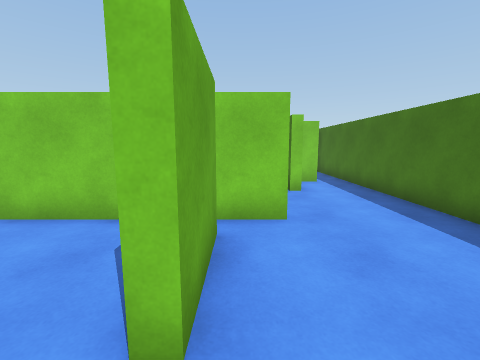
[1] (above)

24 first-person views from a walk through a Unity game level. The camera is 1.5 m above the floor, tilts 8° down and sees 90° across. The floor is counted in squares, 1 m on a side. Each view is taken from the middle of a square. On the plan, view 1 faces up. The plan holds only what a view shows up to about 13 squares ahead; the rest is blank.

[2]
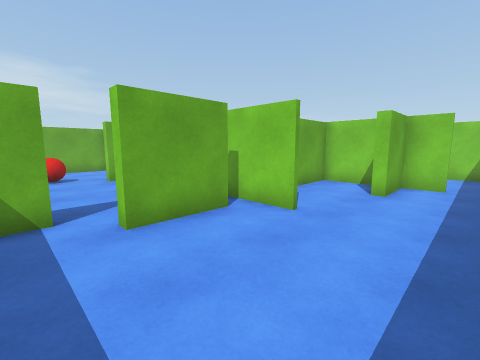

[3]
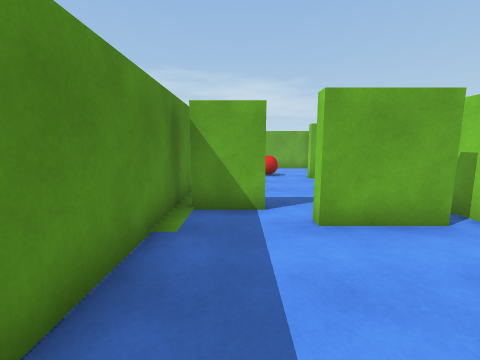

[4]
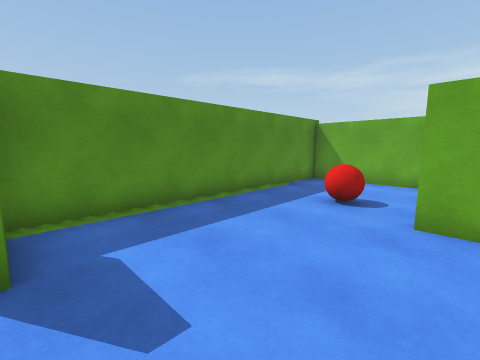

[5]
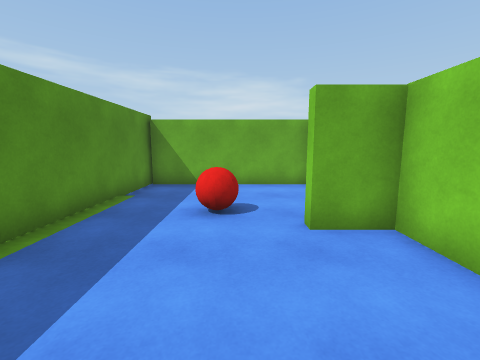

[6]
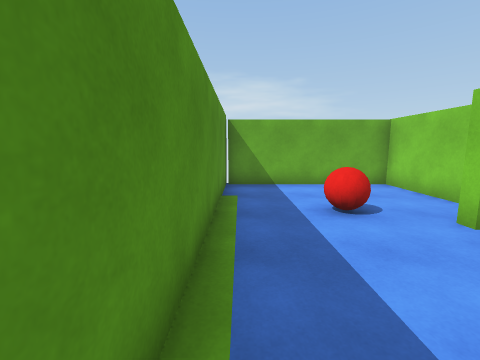

[7]
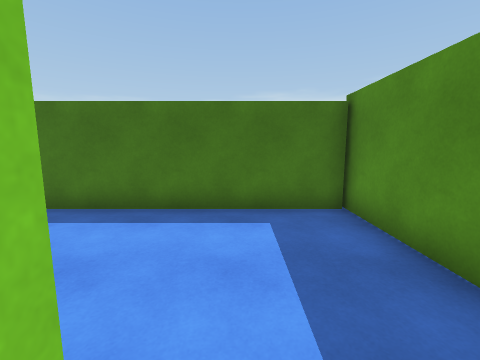

[8]
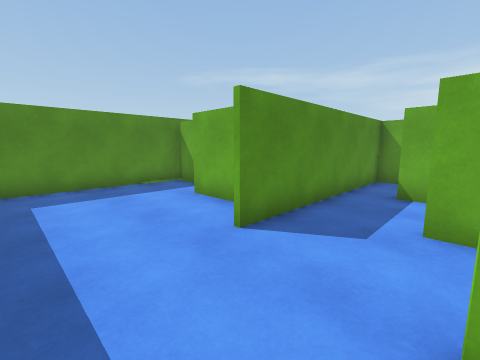

[9]
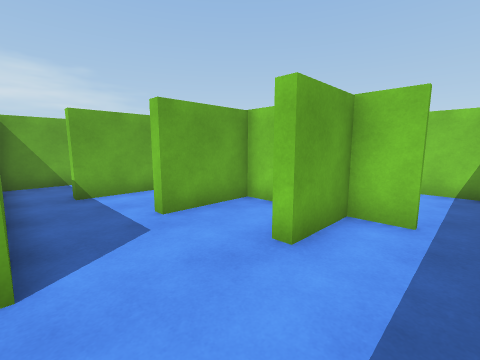

[10]
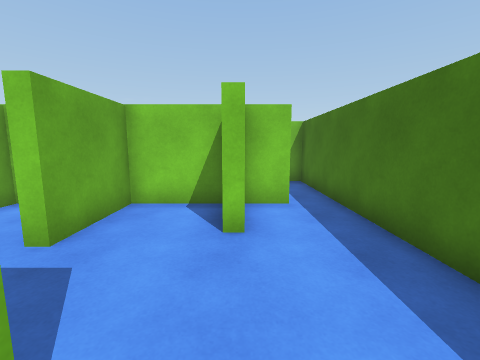

[11]
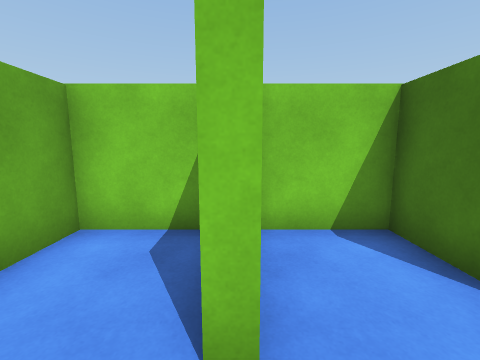

[12]
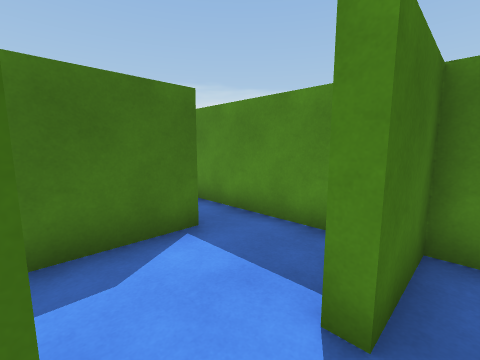

[13]
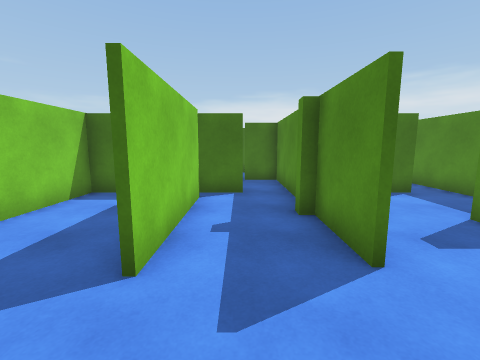

[14]
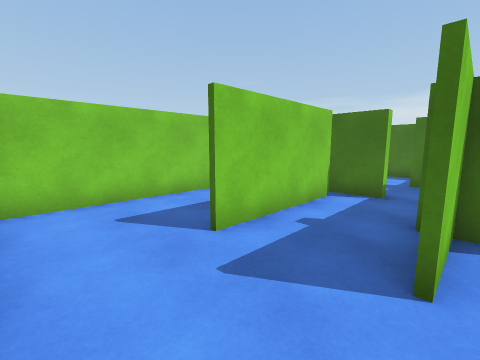

[15]
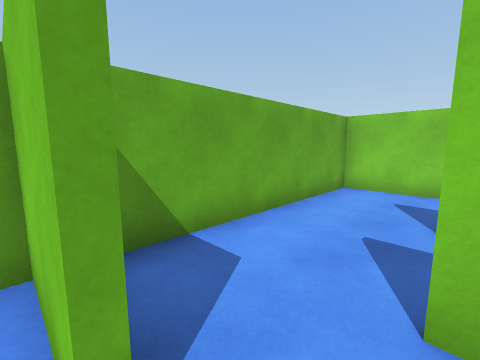

[16]
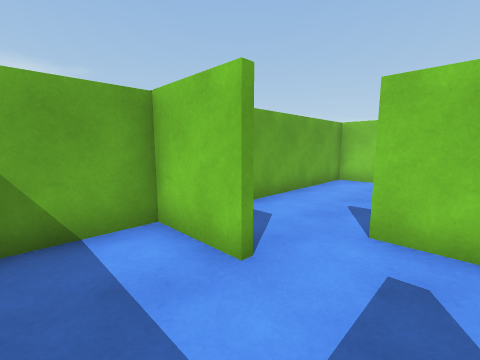

[17]
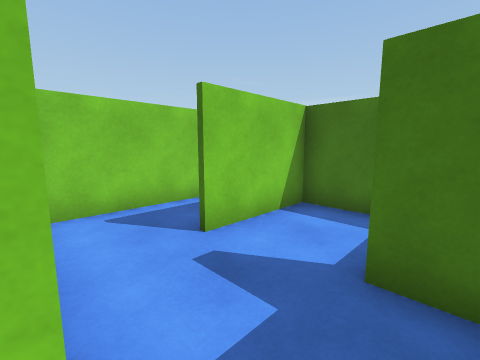

[18]
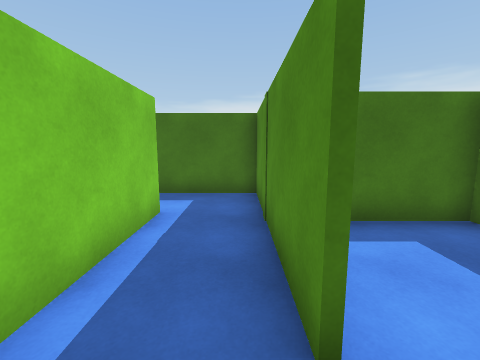

[19]
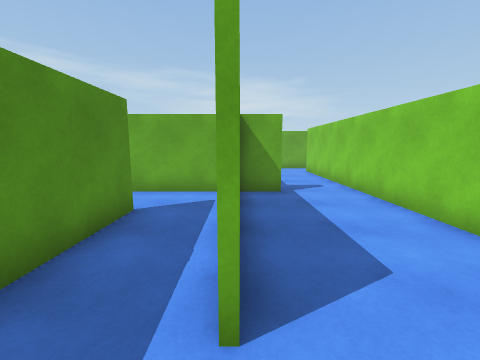

[20]
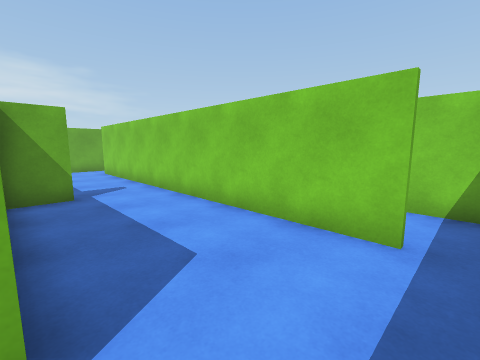

[21]
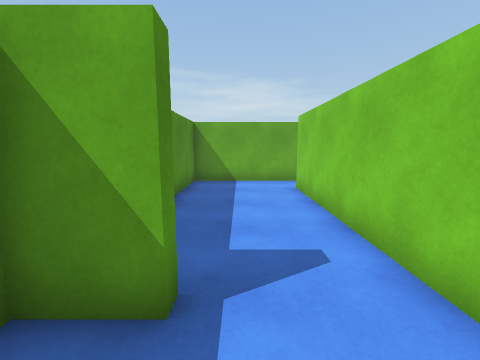

[22]
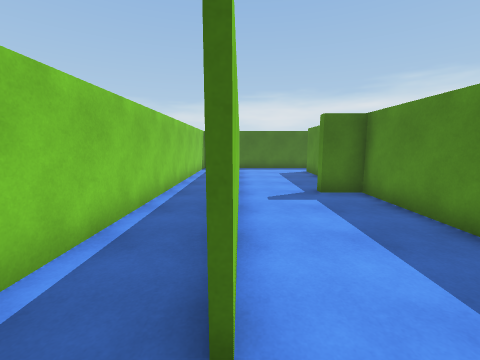

[23]
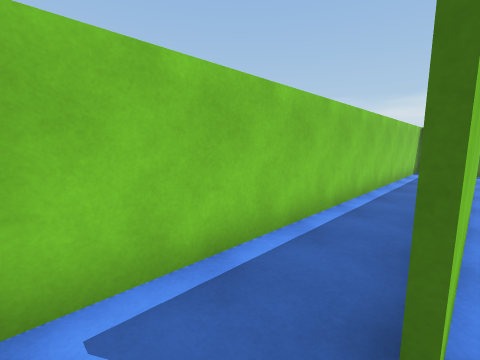

[24]
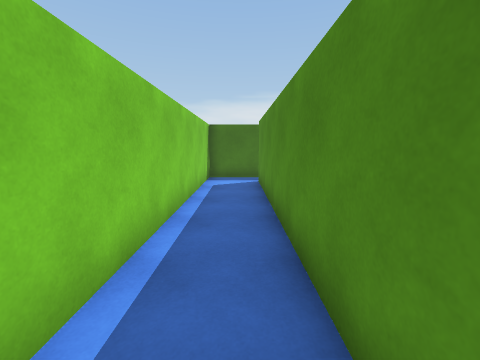

### Floor plan
Points are (right, up) in squares from view 1. A wall is a line through its corners. A room is listed if a view was taken in it or the views show most of it. See-through windows are left out.
Room 1 (views 1, 2, 3, 7, 8, 9, 10)
walls: (1, 4.8) (-1, 4.8); (-0.4, 4) (-0.4, 1.5) (-0.9, 1.5); (-0.5, 5) (1, 5); (-1.6, 0.6) (-1.6, -1.2); (1.8, 10.2) (-0.9, 10.2) (-0.9, 7.4); (3.4, 10.2) (2.1, 10.2) (2.1, 8.1) (1.7, 8.1) (1.7, 10.1); (-2.1, -1.5) (4.6, -1.5) (4.6, 9.4)
ways out: opening at (-1, 1) to room 2; gap at (-1, 4) to room 2; opening at (-1, 6.5) to room 3; opening at (4, 10) to room 9
Room 2 (views 4, 5, 6)
walls: (-7.2, 5) (-7.2, 3.3) (-7.6, 3.3); (-9.1, 4.8) (-12.4, 4.8) (-12.4, -1.5); (-1, 4.8) (-7.2, 4.8); (-12.8, -1.5) (-2.1, -1.5)
low walls: (-2, -1.1) (-2, 0.6)
ways out: opening at (-1, 1) to room 1; gap at (-1, 4) to room 1
objects: red ball (-9, 1) to (-8, 2)
Room 3 (view 11)
walls: (-0.9, 7.4) (-1.2, 7.4); (-4.5, 5) (-0.5, 5); (-1.6, 10.2) (-3.9, 10.2) (-3.9, 6.4) (-4.3, 6.4)
ways out: opening at (-1, 6.5) to room 1; opening at (-4, 6) to room 11
Room 4 (views 12, 13, 14, 15, 16, 17)
walls: (-9.2, 10.3) (-6.8, 10.3); (-6.9, 10.2) (-9.2, 10.2); (-6.9, 8.9) (-6.9, 10.7) (-6.4, 10.7); (-10, 8.1) (-12.4, 8.1) (-12.4, 5.9); (-5.1, 10.3) (-3.4, 10.3); (-4.9, 13.2) (-9.5, 13.2); (-3.9, 11.9) (-4.3, 11.9) (-4.3, 13.5); (-4.2, 16.8) (-12.4, 16.8) (-12.4, 9); (-8.1, 5) (-7.6, 5) (-7.6, 7.2) (-7.2, 7.2)
ways out: opening at (-4, 11) to room 8; opening at (-7, 8) to room 10
Room 5 (view 18)
walls: (-1.6, 14.5) (4.6, 14.5); (2.4, 16.8) (-3.5, 16.8); (-3.9, 16.2) (-3.9, 13.4); (4.6, 14) (4.6, 16.6)
ways out: opening at (3.5, 17) to room 6; opening at (-2.5, 14) to room 8
Room 6 (views 19, 20, 21)
walls: (-4.3, 16) (-4.3, 18.4) (-3.9, 18.4) (-3.9, 17); (0.2, 17) (2.4, 17); (3.4, 21) (-10.6, 21); (-12.4, 20.5) (-12.4, 17) (-4.2, 17); (4.6, 16.6) (4.6, 17.6)
ways out: opening at (3.5, 17) to room 5; opening at (-11.5, 21) to room 7; opening at (4, 21) to room 7
Room 7 (views 22, 23, 24)
walls: (-6.4, 21.2) (3.2, 21.2); (-12.4, 21.5) (-12.4, 20.5); (4.6, 20.9) (4.6, 23.5) (-12.1, 23.5)
ways out: opening at (-11.5, 21) to room 6; opening at (4, 21) to room 6
Room 8 (no view inside)
walls: (-3.4, 10.3) (-1.2, 10.3) (-1.2, 11.9); (1.7, 10.1) (1.7, 14.3) (-1.6, 14.3)
ways out: opening at (-4, 11) to room 4; opening at (-2.5, 14) to room 5
Room 9 (no view inside)
walls: (4.8, 14.3) (2.8, 14.3); (4.6, 9.4) (4.6, 14)
ways out: opening at (4, 10) to room 1
Room 10 (no view inside)
walls: (-4.3, 6.4) (-4.3, 9)
ways out: opening at (-7, 8) to room 4; opening at (-5.5, 7) to room 11
Room 11 (no view inside)
walls: (-7.2, 7.2) (-7.2, 5) (-4.5, 5)
ways out: opening at (-4, 6) to room 3; opening at (-5.5, 7) to room 10

Positions as (right, up) in squares from view 1, and headings:
1: (0, 0), facing up
2: (4, 0), facing up-left
3: (4, 0), facing left
4: (-2, 4), facing down-left
5: (-3, 2), facing left
6: (-3, -1), facing left
7: (-1, 1), facing right
8: (4, 8), facing down-left
9: (4, 5), facing up-left
10: (2, 4), facing up
11: (-1, 6), facing up
12: (-8, 9), facing down-right
13: (-12, 12), facing right
14: (-12, 10), facing up-right
15: (-9, 8), facing up-left
16: (-8, 6), facing up-left
17: (-4, 11), facing up-right
18: (-3, 15), facing right
19: (4, 17), facing left
20: (4, 17), facing up-left
21: (-2, 19), facing left
22: (-12, 21), facing right
23: (-12, 21), facing up-right
24: (-7, 22), facing right
